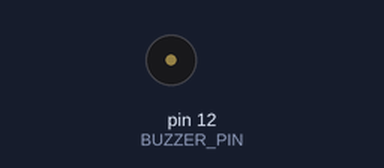
A sketch run on a simulated Arduino Uno, built with avr-gcc and run on an emulated ATmega328P. On the bench: buzzer (waves = sounding).

Above: at 1.27 s.
At 12.5 s:
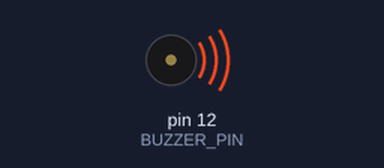
Timing chart, 0 to 21.2 s (numbered marks = the images above):
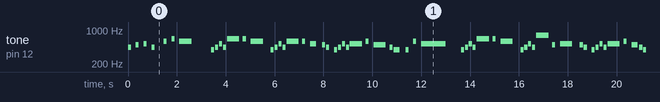

The sketch:

Never_Gonna_Give_U_UP.ino
```cpp
//www.elegoo.com
//2023.05.06

#include "pitches.h"

#define BUZZER_PIN 12

int melody[] = {
  NOTE_A4, REST, NOTE_B4, REST, NOTE_C5, REST, NOTE_A4, REST,
  NOTE_D5, REST, NOTE_E5, REST, NOTE_D5, REST,

  NOTE_G4, NOTE_A4, NOTE_C5, NOTE_A4, NOTE_E5, NOTE_E5, REST,
  NOTE_D5, REST,

  NOTE_G4, NOTE_A4, NOTE_C5, NOTE_A4, NOTE_D5, NOTE_D5, REST,
  NOTE_C5, REST, NOTE_B4, NOTE_A4, REST,

  NOTE_G4, NOTE_A4, NOTE_C5, NOTE_A4, NOTE_C5, NOTE_D5, REST,
  NOTE_B4, NOTE_A4, NOTE_G4, REST, NOTE_G4, REST, NOTE_D5, REST, NOTE_C5, REST,

  NOTE_G4, NOTE_A4, NOTE_C5, NOTE_A4, NOTE_E5, NOTE_E5, REST,
  NOTE_D5, REST,

  NOTE_G4, NOTE_A4, NOTE_C5, NOTE_A4, NOTE_G5, NOTE_B4, REST,
  NOTE_C5, REST, NOTE_B4, NOTE_A4, REST,

  NOTE_G4, NOTE_A4, NOTE_C5, NOTE_A4, NOTE_C5, NOTE_D5, REST,
  NOTE_B4, NOTE_A4, NOTE_G4, REST, NOTE_G4, REST, NOTE_D5, REST, NOTE_C5, REST,

  NOTE_C5, REST, NOTE_D5, REST, NOTE_G4, REST, NOTE_D5, REST, NOTE_E5, REST,
  NOTE_G5, NOTE_F5, NOTE_E5, REST,

  NOTE_C5, REST, NOTE_D5, REST, NOTE_G4, REST
};

int durations[] = {
  8, 8, 8, 8, 8, 8, 8, 4,
  8, 8, 8, 8, 2, 2,

  8, 8, 8, 8, 2, 8, 8,
  2, 8,

  8, 8, 8, 8, 2, 8, 8,
  4, 8, 8, 8, 8,

  8, 8, 8, 8, 2, 8, 8,
  2, 8, 4, 8, 8, 8, 8, 8, 1, 4,

  8, 8, 8, 8, 2, 8, 8,
  2, 8,

  8, 8, 8, 8, 2, 8, 8,
  2, 8, 8, 8, 8,

  8, 8, 8, 8, 2, 8, 8,
  4, 8, 3, 8, 8, 8, 8, 8, 1, 4,

  2, 6, 2, 6, 4, 4, 2, 6, 2, 3,
  8, 8, 8, 8,

  2, 6, 2, 6, 2, 1
};

void setup()
{
  pinMode(BUZZER_PIN, OUTPUT);
}

void loop()
{
  int size = sizeof(durations) / sizeof(int);

  for (int note = 0; note < size; note++) {
    //to calculate the note duration, take one second divided by the note type.
    //e.g. quarter note = 1000 / 4, eighth note = 1000/8, etc.
    int duration = 1000 / durations[note];
    tone(BUZZER_PIN, melody[note], duration);

    //to distinguish the notes, set a minimum time between them.
    //the note's duration + 30% seems to work well:
    int pauseBetweenNotes = duration * 1.30;
    delay(pauseBetweenNotes);

    //stop the tone playing:
    noTone(BUZZER_PIN);
  }
}
```

pitches.h
```cpp
/*************************************************
 * Public Constants
 *************************************************/

#define NOTE_B0  31
#define NOTE_C1  33
#define NOTE_CS1 35
#define NOTE_D1  37
#define NOTE_DS1 39
#define NOTE_E1  41
#define NOTE_F1  44
#define NOTE_FS1 46
#define NOTE_G1  49
#define NOTE_GS1 52
#define NOTE_A1  55
#define NOTE_AS1 58
#define NOTE_B1  62
#define NOTE_C2  65
#define NOTE_CS2 69
#define NOTE_D2  73
#define NOTE_DS2 78
#define NOTE_E2  82
#define NOTE_F2  87
#define NOTE_FS2 93
#define NOTE_G2  98
#define NOTE_GS2 104
#define NOTE_A2  110
#define NOTE_AS2 117
#define NOTE_B2  123
#define NOTE_C3  131
#define NOTE_CS3 139
#define NOTE_D3  147
#define NOTE_DS3 156
#define NOTE_E3  165
#define NOTE_F3  175
#define NOTE_FS3 185
#define NOTE_G3  196
#define NOTE_GS3 208
#define NOTE_A3  220
#define NOTE_AS3 233
#define NOTE_B3  247
#define NOTE_C4  262
#define NOTE_CS4 277
#define NOTE_D4  294
#define NOTE_DS4 311
#define NOTE_E4  330
#define NOTE_F4  349
#define NOTE_FS4 370
#define NOTE_G4  392
#define NOTE_GS4 415
#define NOTE_A4  440
#define NOTE_AS4 466
#define NOTE_B4  494
#define NOTE_C5  523
#define NOTE_CS5 554
#define NOTE_D5  587
#define NOTE_DS5 622
#define NOTE_E5  659
#define NOTE_F5  698
#define NOTE_FS5 740
#define NOTE_G5  784
#define NOTE_GS5 831
#define NOTE_A5  880
#define NOTE_AS5 932
#define NOTE_B5  988
#define NOTE_C6  1047
#define NOTE_CS6 1109
#define NOTE_D6  1175
#define NOTE_DS6 1245
#define NOTE_E6  1319
#define NOTE_F6  1397
#define NOTE_FS6 1480
#define NOTE_G6  1568
#define NOTE_GS6 1661
#define NOTE_A6  1760
#define NOTE_AS6 1865
#define NOTE_B6  1976
#define NOTE_C7  2093
#define NOTE_CS7 2217
#define NOTE_D7  2349
#define NOTE_DS7 2489
#define NOTE_E7  2637
#define NOTE_F7  2794
#define NOTE_FS7 2960
#define NOTE_G7  3136
#define NOTE_GS7 3322
#define NOTE_A7  3520
#define NOTE_AS7 3729
#define NOTE_B7  3951
#define NOTE_C8  4186
#define NOTE_CS8 4435
#define NOTE_D8  4699
#define NOTE_DS8 4978
#define REST     0
```

Measured:
- by itself, tone on pin 12 (BUZZER_PIN): plays 440 Hz for 0.13 s, 494 Hz for 0.13 s, 523 Hz for 0.13 s, 440 Hz for 0.13 s, 587 Hz for 0.13 s, 659 Hz for 0.13 s … (296 notes in this stretch)
